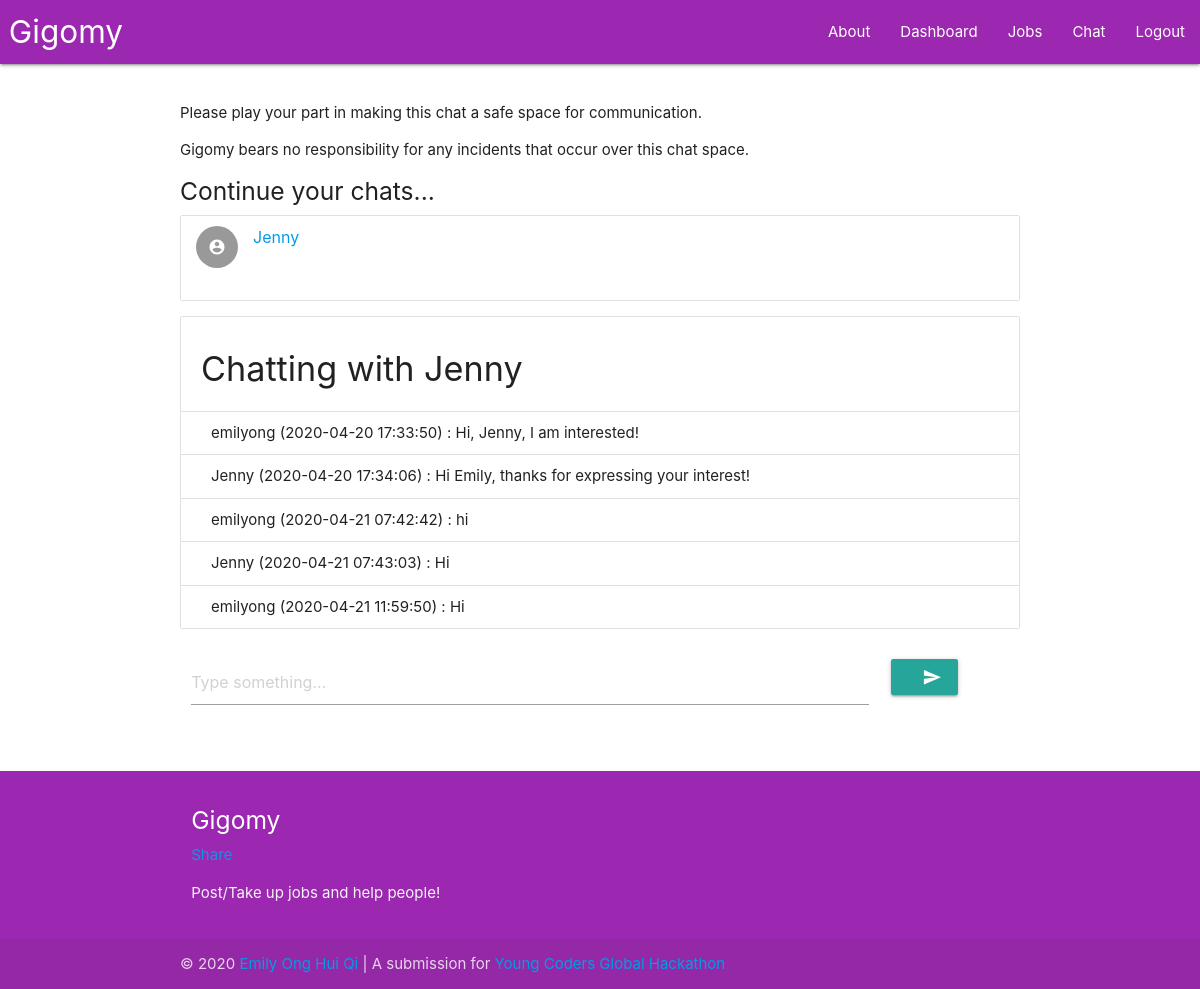
/chat/Jenny (signed in), run on an earlier commit of the app's database.
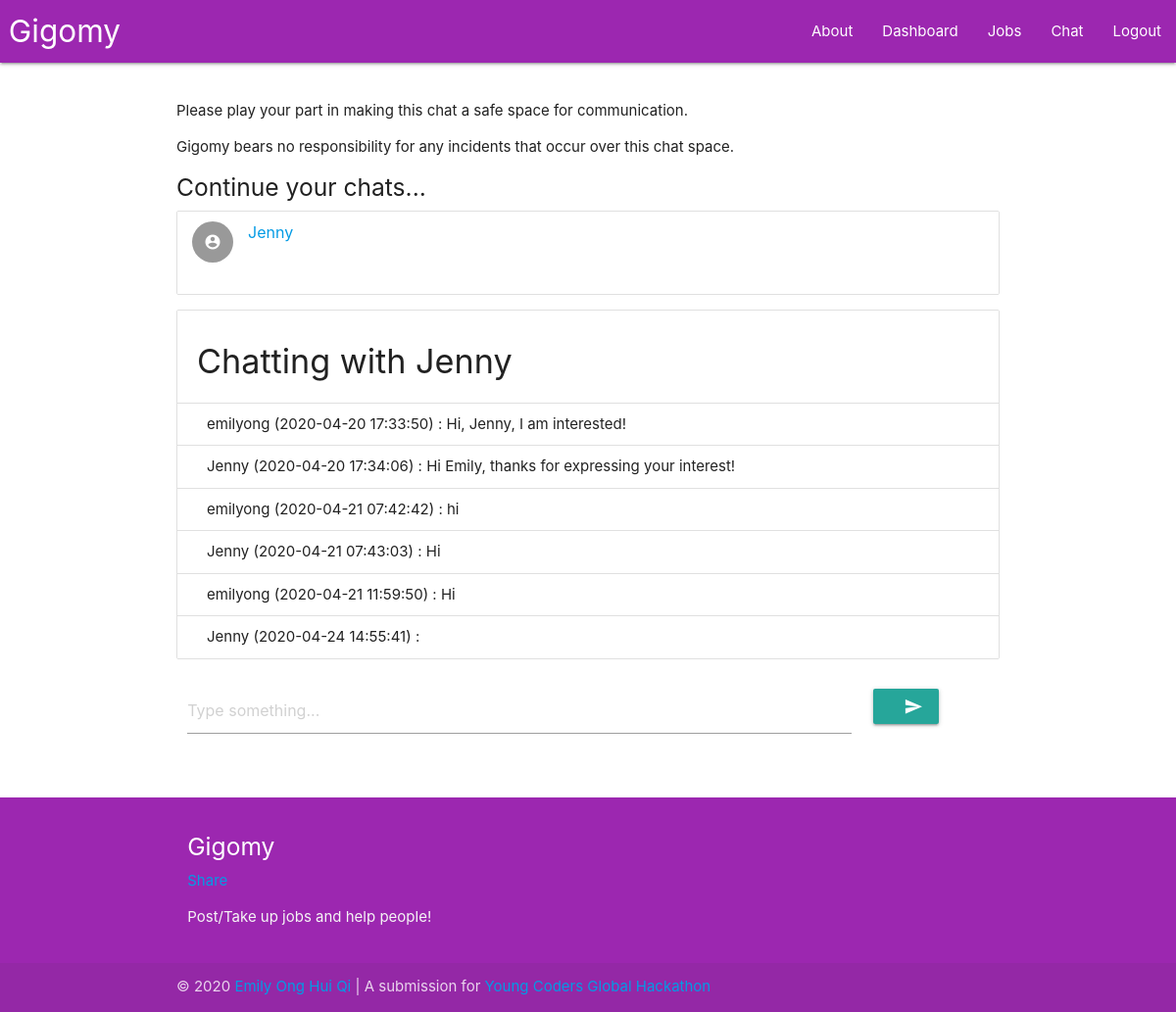
And on a later commit of the database.
### main.py (models this page shows)
class Message(db.Model):
    msgID = db.Column(db.Integer, unique = True, autoincrement = True, nullable = False, index = True, primary_key = True)
    msgText = db.Column(db.String, index = True, nullable = False)
    msgDateTime = db.Column(db.DateTime, nullable = False)
    msgSender = db.Column(db.String, db.ForeignKey("user.username"), nullable = True)
    msgReceiver = db.Column(db.String, db.ForeignKey("user.username"), nullable = True)

### main.py (the view)
@app.route ("/chat/<username>", methods=["GET", "POST"])
@app.route ("/chat/", methods=["GET", "POST"])
@login_required
def chat (username=""):
    inChat = len(username) != 0 and username != current_user.username
    currentUser = getUser(current_user)
    if inChat:
        jobSender_ = User.query.filter_by(username = username).first()
        if jobSender_ is None:return redirect(url_for("index", _scheme="https", _external=True))
        jobSender = getUser(jobSender_)
        messagesSent = Message.query.filter_by(msgSender = currentUser["username"]).filter_by(msgReceiver = jobSender["username"]).all()
        messagesReceived = Message.query.filter_by(msgReceiver = currentUser["username"]).filter_by(msgSender = jobSender["username"]).all()
        messages_ = []
    else:
        jobSender = None
        messagesSent = Message.query.filter_by(msgSender = currentUser["username"]).all()
        messagesReceived = Message.query.filter_by(msgReceiver = currentUser["username"]).all()
        messages_ = []
    for message in messagesSent:messages_.append((message.msgDateTime, message))
    for message in messagesReceived:messages_.append((message.msgDateTime, message))
    messages = []
    messages_.sort()
    for message in messages_:
      sg = pytz.timezone("Asia/Singapore")
      datePosted = message[0].astimezone(sg)
      datePosted = datePosted.strftime("%Y-%m-%d %H:%M:%S")
      messages.append([datePosted, message[1]])
    contacts = set()
    for message in messages:
        if message[1].msgSender == current_user.username:
            contacts.add(message[1].msgReceiver)
        if message[1].msgReceiver == current_user.username:
            contacts.add(message[1].msgSender)
    contacts = list(contacts)
    return render_template("chat.html", currentUser=currentUser, jobSender=jobSender, jobSender_=json.dumps(jobSender),
                            messages=messages, currentUser_=json.dumps(currentUser), contacts=contacts, inChat=inChat)

### main.py (called while the page is built)
def getUser (user):
    currentUser = {"username": user.username,
                    "email": user.email,
                    "avatar": user.avatar}
    return currentUser

@login.user_loader
def load_user(username):
    return User.query.get(username)

### templates/chat.html (shortened to what this page needs)
{% extends "base.html" %}
{% block content %}
<p>
  Please play your part in making this chat a safe space for communication.
</p>
<p>
  Gigomy bears no responsibility for any incidents that occur over this chat space.
</p>
{% if contacts %}
  <h5>Continue your chats...</h5>
{% endif %}
<ul class="collection" id="contacts_">
  {% if contacts %}
    {% for contact in contacts %}
      <li class="collection-item avatar" data-item-name={{contact}}>
        <i class="material-icons circle">account_circle</i>
        <a href="{{url_for('chat', username=contact)}}"><span class="title">{{contact}}</span></a>
      </li>
    {% endfor %}
  {% else %}
    <li class="collection-item" data-item-name="">No contacts yet...</li>
  {% endif %}
</ul>
{% if inChat %}
  <ul class="collection with-header" id="allMessages">
    <li class="collection-header"><h4>Chatting with {{jobSender["username"]}}</h4></li>
    {% if messages %}
      {% for message in messages %}
        <li class="collection-item">{{message[1]["msgSender"]}} ({{message[0]}}) : {{message[1]["msgText"]}}</li>
      {% endfor %}
    {% else %}
      {% if jobSender["username"] != currentUser["username"] %}
        <li class="collection-item" data-item-empty="true">No messages yet...</li>
      {% else %}
        <li class="collection-item" data-item-empty="true">You cannot chat with yourself...</li>
      {% endif %}
    {% endif %}
  </ul>
  {% if jobSender["username"] != currentUser["username"] %}
    <form method="POST" id="sendMessageForm">
        <div class="row">
          <div class="input-field col s10">
            <input placeholder="Type something..." id="message" name="message" type="text" class="validate" autocomplete="off" required>
          </div>
          <div class="input-field col s2">
            <button class="btn waves-effect waves-light" type="submit" name="sendMessage">
              <i class="material-icons right">send</i>
            </button>
          </div>
        </div>
      </form>
  {% endif %}
{% endif %}
{% endblock content %}

What changed in the data, as far as the page shows it:
added Message: msgSender "Jenny", message "2020-04-24 14:55:41", shown under "Chatting with Jenny"
